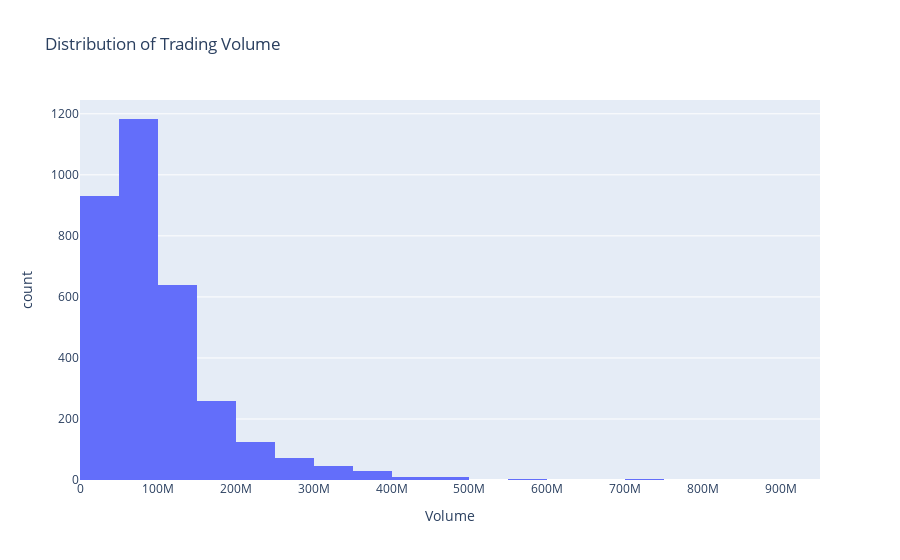

Write notebook code for a chart like this one.
### Code cell
# View the distribution of our daily trading volumes
px.histogram(data_frame=tesla_prices, x='Volume',nbins=20, title='Distribution of Trading Volume')

### Figure 1 — Plotly figure (JSON) as saved in the notebook; plotly's stock layout.template omitted (floating-point values rounded to 4 significant figures; data arrays with more than 128 entries replaced by an {"elided": "..."} marker saying what was removed)
{"data": [{"alignmentgroup": "True", "bingroup": "x", "hovertemplate": "Volume=%{x}<br>count=%{y}<extra></extra>", "legendgroup": "", "marker": {"color": "#636efa", "pattern": {"shape": ""}}, "name": "", "nbinsx": 20, "offsetgroup": "", "orientation": "v", "showlegend": false, "type": "histogram", "x": {"elided": "3311 int values"}, "xaxis": "x", "yaxis": "y"}], "layout": {"barmode": "relative", "legend": {"tracegroupgap": 0}, "title": {"text": "Distribution of Trading Volume"}, "xaxis": {"anchor": "y", "domain": [0, 1], "title": {"text": "Volume"}}, "yaxis": {"anchor": "x", "domain": [0, 1], "title": {"text": "count"}}}}
